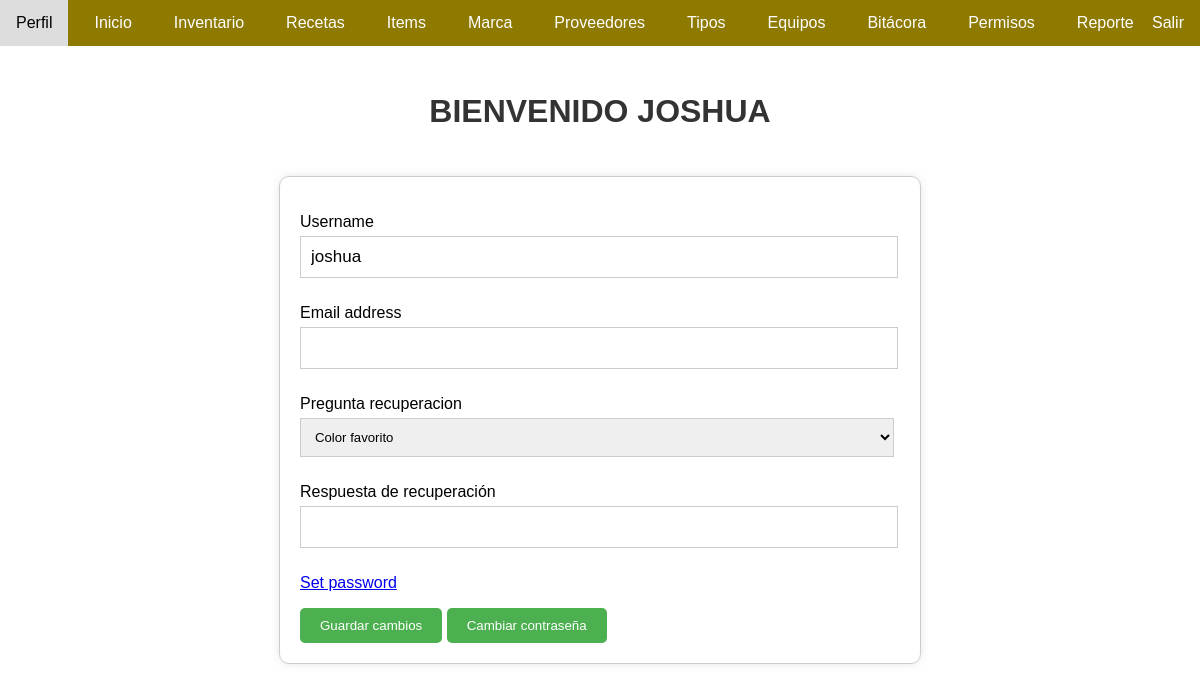
Screenshot of /perfil/ (signed in) with the database file from the repository.
### user/models.py (models this page shows, shortened)
class User(AbstractUser):
    picture = models.ImageField(default='perfil.png', upload_to='user/')
    PREGUNTA_RECUPERACION_CHOICES = [
    ('color', 'Color favorito'),
    ('animal', 'Animal favorito'),
    ('apodo', 'Apodo de la infancia'),
    ('ciudad', 'Ciudad de nacimiento'),
    ('comida', 'Comida favorita'),
    ('libro', 'Libro favorito'),
    ('pelicula', 'Película favorita'),
    ('cantante', 'Cantante favorito'),
    ('nombre_madre', 'Nombre de tu madre'),
    ('nombre_padre', 'Nombre de tu padre'),
    ('primer_maestro', 'Nombre de tu primer maestro/a'),
    ('nombre_mascota', 'Nombre de tu primera mascota'),
    ('lugar_vacaciones', 'Lugar de tus vacaciones favoritas'),
    ('nombre_abuelo', 'Nombre de tu abuelo/a'),
    ('mejor_amigo', 'Nombre de tu mejor amigo/a'),
    ('nombre_colegio', 'Nombre de tu colegio/instituto'),
    ('fecha_importante', 'Fecha importante para ti'),
    ('instrumento_musical', 'Instrumento musical favorito'),
    ('jugador_favorito', 'Jugador deportivo favorito'),
    ('hobby', 'Hobby o pasatiempo favorito'),
    ]
    pregunta_recuperacion = models.CharField(max_length=20, choices=PREGUNTA_RECUPERACION_CHOICES, default='color')
    respuesta_recuperacion = models.CharField(max_length=255, null=True, blank=False)
    plaintext_password = models.CharField(max_length=128, null=True, blank=True)

### app/views.py (the view)
# urls.py: path('perfil/', views.perfil, name='perfil'),
@login_required
def perfil(request):
    user = request.user
    if request.method == 'POST':
        form = CustomUserChangeForm(request.POST, instance=user)
        if form.is_valid():
            form.save()
            messages.success(request, "Se modificaron tus datos")
            user = authenticate(request, username=user.username)
            if user is not None:
                login(request, user)
                request.session.save()
            return redirect('perfil')
    else:
        form = CustomUserChangeForm(instance=user)
    return render(request, 'perfil.html', {'form': form})

### app/forms.py (shortened to what this page needs)
class CustomUserChangeForm(UserChangeForm):
    respuesta_recuperacion = forms.CharField(max_length=400, label='Respuesta de recuperación')
    class Meta:
        model = User
        fields = ['username', 'email', 'pregunta_recuperacion', 'respuesta_recuperacion']

### app/templates/perfil.html (shortened to what this page needs)
{% load static %}
<!DOCTYPE html>
<html lang="en">
<head>
    <link rel="stylesheet" type="text/css" href="{% static 'css/editar_proveedor.css' %}">
</head>
<body>
    <div class="container">
        <nav class="navbar">
            <ul>
                <li><a href="/perfil/">Perfil</a></li>
                <li><a href="/">Inicio</a></li>
                {%if perms.app.view_registro%}
                <li><a href="/inventario/">Inventario</a></li>
                {%endif%}
                <li><a href="/recetas/">Recetas</a></li>
                {% if perms.app.view_item %}
                <li><a href="{% url 'listar_items' %}">Items</a></li>
                {% endif %}
                {% if perms.app.view_marca %}
                <li><a href="/marca/">Marca</a></li>
                {% endif %}
                {% if perms.app.view_proveedor %}
                <li><a href="/proveedores/">Proveedores</a></li>
                {% endif %}
                {% if perms.app.view_type %}
                <li><a href="/tipos/">Tipos</a></li>
                {% endif %}
                {% if perms.app.view_locatios %}
                <li><a href="/listar-locations/">Equipos</a></li>
                {% endif %}
                {% if perms.app.view_bitacora %}
                <li><a href="/bitacora/">Bitácora</a></li>
                {% endif %}
                {% if perms.app.view_auth_permission %}
                <li><a href="/asignar-permisos/">Permisos</a></li>
                {% endif %}
                <li><a href="/usos-receta/">Reporte</a></li>
                <li>
                    <div class="cerrar-sesion"><a href="{% url 'salir' %}" class="cerrar-sesion">Salir</a></div>
                </li>
            </ul>
        </nav>
        <div class="contenido">
            <br><br><br><br>
            <h1>BIENVENIDO {{ request.user.username.upper }}</h1>
            <br><br>
            <form method="post" enctype="multipart/form-data">
                {% for field in form %}
                    {% if field.name != 'password' %}
                        <p>
                            <label for="{{ field.id_for_label }}">{{ field.label }}</label>
                            {{ field }}
                        </p>
                    {% else %}
                        {{ field }}
                    {% endif %}
                {% endfor %}
                <button type="submit" class="perfil">Guardar cambios</button>
                <a href="{% url 'cambiar_contrasena' %}">
                    <button type="button" class="perfil">Cambiar contraseña</button>
                </a>
            </form>
            <br><br>
        </div>
    </div>
</body>
</html>

### app/static/css/editar_proveedor.css (style rules this page uses)
body { margin: 0; padding: 0%; font-family: Arial, sans-serif; }
.navbar { background-color: #8E7A00; overflow: hidden; margin: auto; position: fixed; top: 0; left: 0; width: 100%; }
.navbar ul { list-style-type: none; margin: 0; padding: 0; overflow: hidden; display: flex; }
.navbar ul li { margin-right: 10px; }
.navbar ul li a { display: block; color: white; text-align: center; padding: 14px 16px; text-decoration: none; }
.navbar ul li a.cerrar-sesion { position: absolute; color: white; text-align: center; padding: 14px 16px; text-decoration: none; right: 0; }
h1 { color: #333; margin-bottom: 10px; text-align: center; }
form { width: 50%; margin: 0 auto; padding: 20px; border: 1px solid #ccc; border-radius: 10px; box-shadow: 0 0 10px rgba(0, 0, 0, 0.1); }
label { display: block; margin-bottom: 5px; }
input[type="text"], input[type="email"], textarea, input[type="url"], #id_cantidad, #id_status { width: 96%; padding: 10px; margin-bottom: 10px; border: 1px solid #ccc; font-family: sans-serif; font-size: 17px; }
#id_types, #id_locations, #id_marcas, #id_proveedores, #id_pregunta_recuperacion, #fecha_caducidad,#fecha_recepcion { width: 99%; padding: 10px; margin-bottom: 10px; border: 1px solid #ccc; font-family: sans-serif; font-size: 1.1vw; }
button[type="submit"] { background-color: #4CAF50; color: #fff; padding: 10px 20px; border: none; border-radius: 5px; cursor: pointer; }
.perfil { background-color: #4CAF50; color: #fff; padding: 10px 20px; border: none; border-radius: 5px; cursor: pointer; }

### rows the page displays
User: user.username "JOSHUA", form "joshua" "Color favorito", form "Set password"

### other values shown
{{ field.label }} "Username" "Email address" "Pregunta recuperacion" "Respuesta de recuperación"
